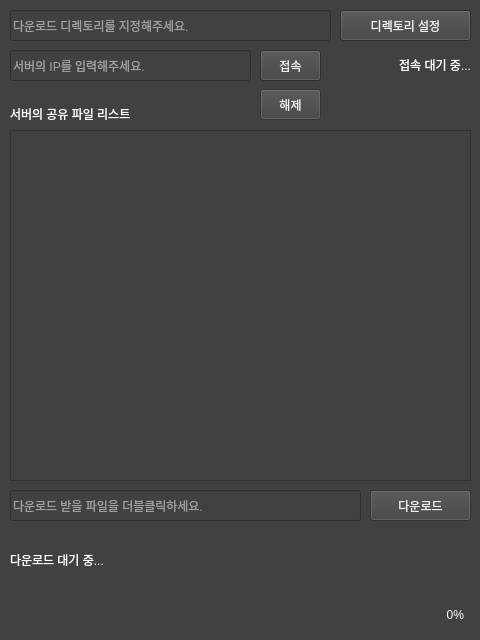
<?xml version="1.0" encoding="UTF-8"?>
<ui version="4.0">
 <class>FileDownloader</class>
 <widget class="QMainWindow" name="FileDownloader">
  <property name="geometry">
   <rect>
    <x>0</x>
    <y>0</y>
    <width>480</width>
    <height>640</height>
   </rect>
  </property>
  <property name="minimumSize">
   <size>
    <width>480</width>
    <height>640</height>
   </size>
  </property>
  <property name="maximumSize">
   <size>
    <width>480</width>
    <height>640</height>
   </size>
  </property>
  <property name="font">
   <font>
    <family>나눔고딕</family>
    <pointsize>12</pointsize>
   </font>
  </property>
  <property name="windowTitle">
   <string>파일 다운로더</string>
  </property>
  <property name="styleSheet">
   <string notr="true">background-color: rgb(65, 65, 65);</string>
  </property>
  <property name="toolButtonStyle">
   <enum>Qt::ToolButtonIconOnly</enum>
  </property>
  <widget class="QWidget" name="MainWidget">
   <property name="minimumSize">
    <size>
     <width>480</width>
     <height>640</height>
    </size>
   </property>
   <property name="maximumSize">
    <size>
     <width>480</width>
     <height>640</height>
    </size>
   </property>
   <property name="font">
    <font>
     <family>나눔고딕</family>
     <pointsize>12</pointsize>
    </font>
   </property>
   <property name="autoFillBackground">
    <bool>false</bool>
   </property>
   <widget class="QLineEdit" name="input_IP">
    <property name="geometry">
     <rect>
      <x>10</x>
      <y>50</y>
      <width>241</width>
      <height>31</height>
     </rect>
    </property>
    <property name="sizePolicy">
     <sizepolicy hsizetype="Fixed" vsizetype="Fixed">
      <horstretch>0</horstretch>
      <verstretch>0</verstretch>
     </sizepolicy>
    </property>
    <property name="focusPolicy">
     <enum>Qt::StrongFocus</enum>
    </property>
    <property name="styleSheet">
     <string notr="true">color: rgb(255, 255, 255);</string>
    </property>
    <property name="inputMask">
     <string/>
    </property>
    <property name="text">
     <string/>
    </property>
    <property name="maxLength">
     <number>15</number>
    </property>
    <property name="frame">
     <bool>true</bool>
    </property>
    <property name="echoMode">
     <enum>QLineEdit::Normal</enum>
    </property>
    <property name="placeholderText">
     <string>서버의 IP를 입력해주세요.</string>
    </property>
   </widget>
   <widget class="QPushButton" name="btn_connect">
    <property name="enabled">
     <bool>true</bool>
    </property>
    <property name="geometry">
     <rect>
      <x>260</x>
      <y>50</y>
      <width>61</width>
      <height>31</height>
     </rect>
    </property>
    <property name="styleSheet">
     <string notr="true">color: rgb(240, 240, 240);</string>
    </property>
    <property name="text">
     <string>접속</string>
    </property>
    <property name="flat">
     <bool>false</bool>
    </property>
   </widget>
   <widget class="QLabel" name="label_connect">
    <property name="geometry">
     <rect>
      <x>330</x>
      <y>50</y>
      <width>141</width>
      <height>31</height>
     </rect>
    </property>
    <property name="text">
     <string>&lt;html&gt;&lt;head/&gt;&lt;body&gt;&lt;p&gt;&lt;span style=&quot; color:#ffffff;&quot;&gt;접속 대기 중...&lt;/span&gt;&lt;/p&gt;&lt;/body&gt;&lt;/html&gt;</string>
    </property>
    <property name="alignment">
     <set>Qt::AlignRight|Qt::AlignTrailing|Qt::AlignVCenter</set>
    </property>
    <property name="wordWrap">
     <bool>false</bool>
    </property>
   </widget>
   <widget class="QPushButton" name="btn_download">
    <property name="enabled">
     <bool>false</bool>
    </property>
    <property name="geometry">
     <rect>
      <x>370</x>
      <y>490</y>
      <width>101</width>
      <height>31</height>
     </rect>
    </property>
    <property name="styleSheet">
     <string notr="true">color: rgb(240, 240, 240);</string>
    </property>
    <property name="text">
     <string>다운로드</string>
    </property>
   </widget>
   <widget class="QLabel" name="label_download">
    <property name="geometry">
     <rect>
      <x>10</x>
      <y>530</y>
      <width>461</width>
      <height>61</height>
     </rect>
    </property>
    <property name="sizePolicy">
     <sizepolicy hsizetype="Fixed" vsizetype="Fixed">
      <horstretch>0</horstretch>
      <verstretch>0</verstretch>
     </sizepolicy>
    </property>
    <property name="maximumSize">
     <size>
      <width>461</width>
      <height>71</height>
     </size>
    </property>
    <property name="layoutDirection">
     <enum>Qt::LeftToRight</enum>
    </property>
    <property name="text">
     <string>&lt;html&gt;&lt;head/&gt;&lt;body&gt;&lt;p&gt;&lt;span style=&quot; color:#ffffff;&quot;&gt;다운로드 대기 중...&lt;/span&gt;&lt;/p&gt;&lt;/body&gt;&lt;/html&gt;</string>
    </property>
    <property name="wordWrap">
     <bool>true</bool>
    </property>
   </widget>
   <widget class="QLineEdit" name="input_file">
    <property name="geometry">
     <rect>
      <x>10</x>
      <y>490</y>
      <width>351</width>
      <height>31</height>
     </rect>
    </property>
    <property name="focusPolicy">
     <enum>Qt::NoFocus</enum>
    </property>
    <property name="styleSheet">
     <string notr="true">color: rgb(255, 255, 255);</string>
    </property>
    <property name="readOnly">
     <bool>true</bool>
    </property>
    <property name="placeholderText">
     <string>다운로드 받을 파일을 더블클릭하세요.</string>
    </property>
   </widget>
   <widget class="QLineEdit" name="input_path">
    <property name="geometry">
     <rect>
      <x>10</x>
      <y>10</y>
      <width>321</width>
      <height>31</height>
     </rect>
    </property>
    <property name="styleSheet">
     <string notr="true">color: rgb(255, 255, 255);</string>
    </property>
    <property name="readOnly">
     <bool>true</bool>
    </property>
    <property name="placeholderText">
     <string>다운로드 디렉토리를 지정해주세요.</string>
    </property>
   </widget>
   <widget class="QPushButton" name="btn_path">
    <property name="geometry">
     <rect>
      <x>340</x>
      <y>10</y>
      <width>131</width>
      <height>31</height>
     </rect>
    </property>
    <property name="styleSheet">
     <string notr="true">color: rgb(240, 240, 240);</string>
    </property>
    <property name="text">
     <string>디렉토리 설정</string>
    </property>
   </widget>
   <widget class="QListWidget" name="list_item">
    <property name="enabled">
     <bool>true</bool>
    </property>
    <property name="geometry">
     <rect>
      <x>10</x>
      <y>130</y>
      <width>461</width>
      <height>351</height>
     </rect>
    </property>
    <property name="frameShape">
     <enum>QFrame::StyledPanel</enum>
    </property>
    <property name="frameShadow">
     <enum>QFrame::Sunken</enum>
    </property>
    <property name="editTriggers">
     <set>QAbstractItemView::NoEditTriggers</set>
    </property>
    <property name="showDropIndicator" stdset="0">
     <bool>false</bool>
    </property>
    <property name="currentRow">
     <number>-1</number>
    </property>
   </widget>
   <widget class="QLabel" name="label_desc">
    <property name="geometry">
     <rect>
      <x>10</x>
      <y>99</y>
      <width>211</width>
      <height>31</height>
     </rect>
    </property>
    <property name="text">
     <string>&lt;html&gt;&lt;head/&gt;&lt;body&gt;&lt;p&gt;&lt;span style=&quot; color:#ffffff;&quot;&gt;서버의 공유 파일 리스트&lt;/span&gt;&lt;/p&gt;&lt;/body&gt;&lt;/html&gt;</string>
    </property>
   </widget>
   <widget class="QPushButton" name="btn_disconnect">
    <property name="enabled">
     <bool>false</bool>
    </property>
    <property name="geometry">
     <rect>
      <x>260</x>
      <y>89</y>
      <width>61</width>
      <height>31</height>
     </rect>
    </property>
    <property name="styleSheet">
     <string notr="true">color: rgb(240, 240, 240);</string>
    </property>
    <property name="text">
     <string>해제</string>
    </property>
    <property name="flat">
     <bool>false</bool>
    </property>
   </widget>
   <widget class="QLabel" name="label_progress">
    <property name="geometry">
     <rect>
      <x>13</x>
      <y>600</y>
      <width>451</width>
      <height>31</height>
     </rect>
    </property>
    <property name="text">
     <string>&lt;html&gt;&lt;head/&gt;&lt;body&gt;&lt;p&gt;&lt;span style=&quot; color:#ffffff;&quot;&gt;0%&lt;/span&gt;&lt;/p&gt;&lt;/body&gt;&lt;/html&gt;</string>
    </property>
    <property name="alignment">
     <set>Qt::AlignRight|Qt::AlignTrailing|Qt::AlignVCenter</set>
    </property>
   </widget>
  </widget>
 </widget>
 <resources/>
 <connections/>
</ui>
